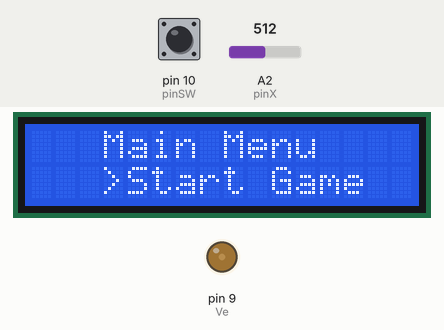
Recording of a sketch running on a simulated Arduino Uno, built with avr-gcc and run on an emulated ATmega328P. Parts: 16×2 character LCD, output pins drawn as LEDs (lit = HIGH). The test bench sets the inputs (shaded band); at power-on: pin 10 (pinSW) HIGH, A2 (pinX) = 512. What the sketch prints to the serial monitor is not drawn.

Above: at 1.2 s.
1.3 s: pin 10 (pinSW) pulled LOW for 3.2 s
At 3.1 s:
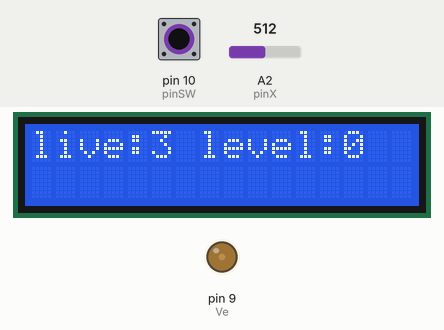
7.5 s: A2 (pinX) set to 610
At 8.7 s:
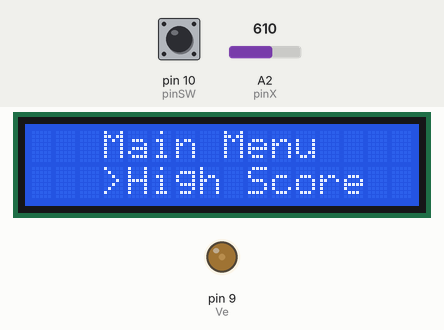
9.0 s: pin 10 (pinSW) pulled LOW for 0.15 s
At 10.3 s:
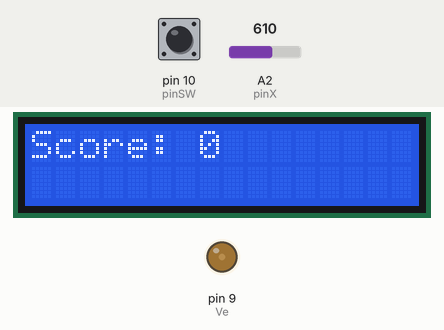
11.5 s: pin 10 (pinSW) pulled LOW for 3.2 s
At 13.3 s:
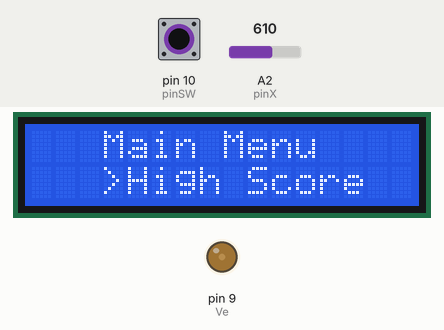
17.7 s: pin 10 (pinSW) pulled LOW for 1 s
21.7 s: pin 10 (pinSW) pulled LOW for 0.15 s
At 23.5 s:
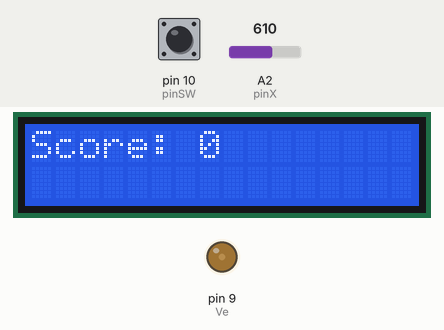
Timing chart, 0 to 25.0 s (numbered marks = the images above; inputs shaded):
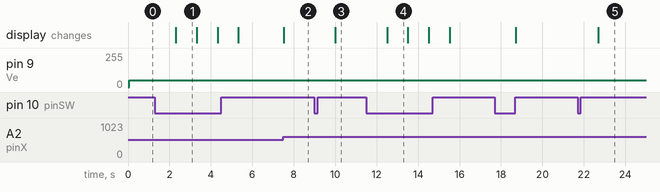

Measured:
- after the input at 1.3 s, the display: changes after 1.0 s (image 1)
- after the input at 7.5 s, the display: changes at once (image 2)
- after the input at 9.0 s, the display: changes after 1.0 s (image 3)
- after the input at 11.5 s, the display: changes after 1.0 s (image 4)
- after the input at 21.7 s, the display: changes after 1.0 s (image 5)
- what the display in image 1 shows lasts 1.0 s, from 2.3 s to 3.3 s

The sketch:

lab5.ino
```cpp
#include <LiquidCrystal.h>
const int RS = 12;
const int enable = 11;
const int d4 = 5;
const int d5 = 4;
const int d6 = 3;
const int d7 = 2;
const int Ve = 9;
LiquidCrystal lcd(RS, enable, d4, d5, d6, d7);

const int pinSW = 10;
const int pinX = A2;
const int pinY = A1;

int SwState;
int xValue = 0;
int yValue = 0;

int thresholdMin = 400;
int thresholdMax = 600;

int cursorValue = 0;


int hs = 0;
int score = 0;
int highscore = 0;

int congrats = 0;

int set = 0;
int startingLevelValue = 0;
int level = 0;
int count = 0;
unsigned long startTime = 0;
int nr = 0;
void setup() {
  Serial.begin(9600);
  // set up the LCD's number of columns and rows:
  lcd.begin(16, 2);
  pinMode(pinSW, INPUT_PULLUP);
  // Print a message to the LCD.
  //  lcd.print("Start Game  ");
  pinMode(Ve, OUTPUT);
  lcd.setCursor(3, 0);
  lcd.print("Main Menu");

}

int i = 0;
int ok;
int p = 0;
int t = 0;

int state = 0;
void loop() {
  // set the cursor to column 0, line 1
  // (note: line 1 is the second row, since counting begins with 0):
  SwState = digitalRead(pinSW);
  xValue = analogRead(pinX);

  analogWrite(Ve, 50);
  /* if (p==0)
    {lcd.setCursor(3,0);
    lcd.print("Main Menu:");
    // lcd.setCursor(-millis()/ 1000, 1);
    // print the number of seconds since reset:
    lcd.setCursor(2,1);
     lcd.print(".");
    lcd.setCursor(3,1);
    lcd.print("Start Game");
    lcd.print(">>");
    lcd.setCursor(16,1);
    lcd.print("High Score");
    lcd.print(">>");
    lcd.setCursor(29,1);
    lcd.print("<<Settings");
    p=1;
    }*/

  if (SwState == LOW)
  {
    delay(1000);
    startTime = millis();
    state++;
    t = 0;

  }

  if (state % 2 == 0) {
    lcd.clear();
    if (xValue > thresholdMin && xValue < thresholdMax)
      ok = 0;

    if (xValue > thresholdMax && ok == 0)
    {
      i++;
      ok = 1;


    }
    else if (xValue < thresholdMin && ok == 0)
    {
      i--;
      ok = 1;

    }
    lcd.setCursor(2, 1);

    if (i > 2)
      i = 0;
    if (i < 0)
      i = 2;


    lcd.setCursor(3, 0);

    lcd.print("Main Menu");
    lcd.setCursor(3, 1);
    if (i == 0)
    {


      lcd.print(">Start Game");
    }
    if (i == 1)
    {
      lcd.print(">High Score");
    }
    if (i == 2)

    {

      lcd.print(">Settings    ");
    }
  }
  if (state % 2)
  {

    lcd.clear();
    if (i == 0)
    {

      lcd.setCursor(0, 0);
      lcd.print("live:3");
      if (millis() - startTime > 5000 && t == 0)
      {
        nr++;
        t = 1;
      }
      lcd.print(" level:");
      lcd.print(nr);
      lcd.setCursor(3, 1);
      if (millis() - startTime > 10000)
      {
        lcd.print("congrats");
      }
      score = nr * 3;
    }
    if (i == 1)
    {
      lcd.setCursor(0, 0);
      lcd.print("Score: ");
      lcd.print(score);
    }
    if (i == 2)
    {
      lcd.setCursor(0, 0);
      lcd.print("Marin Bogdan");
      lcd.setCursor(0, 1);
      lcd.print("level: ");
      if (xValue > thresholdMin && xValue < thresholdMax)
        ok = 0;

      if (xValue > thresholdMax && ok == 0)
      {
        nr++;
        ok = 1;


      }
      else if (xValue < thresholdMin && ok == 0)
      {
        nr--;
        ok = 1;

      }
      lcd.print(nr);
    }
  }
  Serial.println(startTime);

  //  lcd.print(millis() / 1000);
}
```
